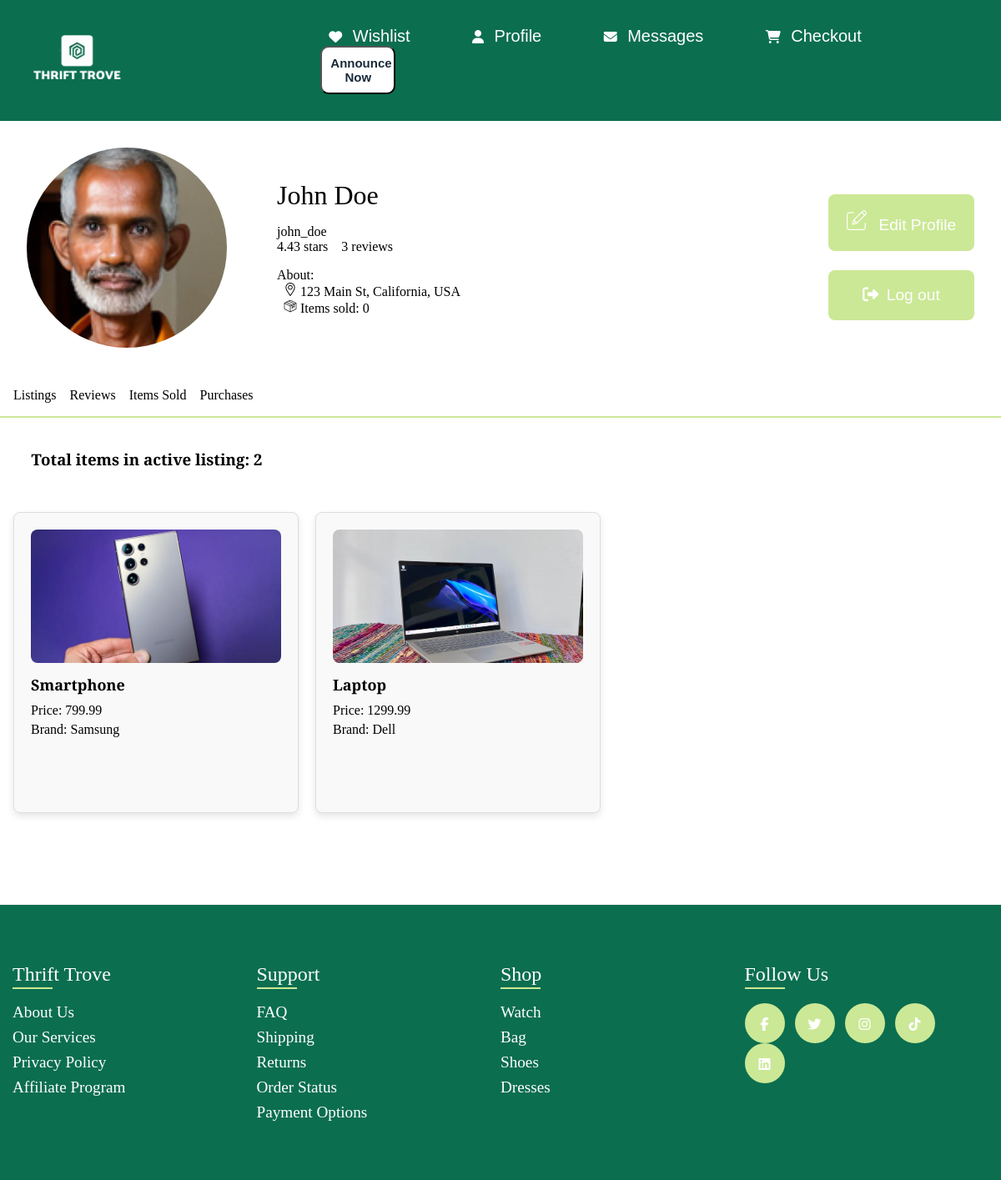
Page /pages/profile.php (signed in) on the earlier database version.
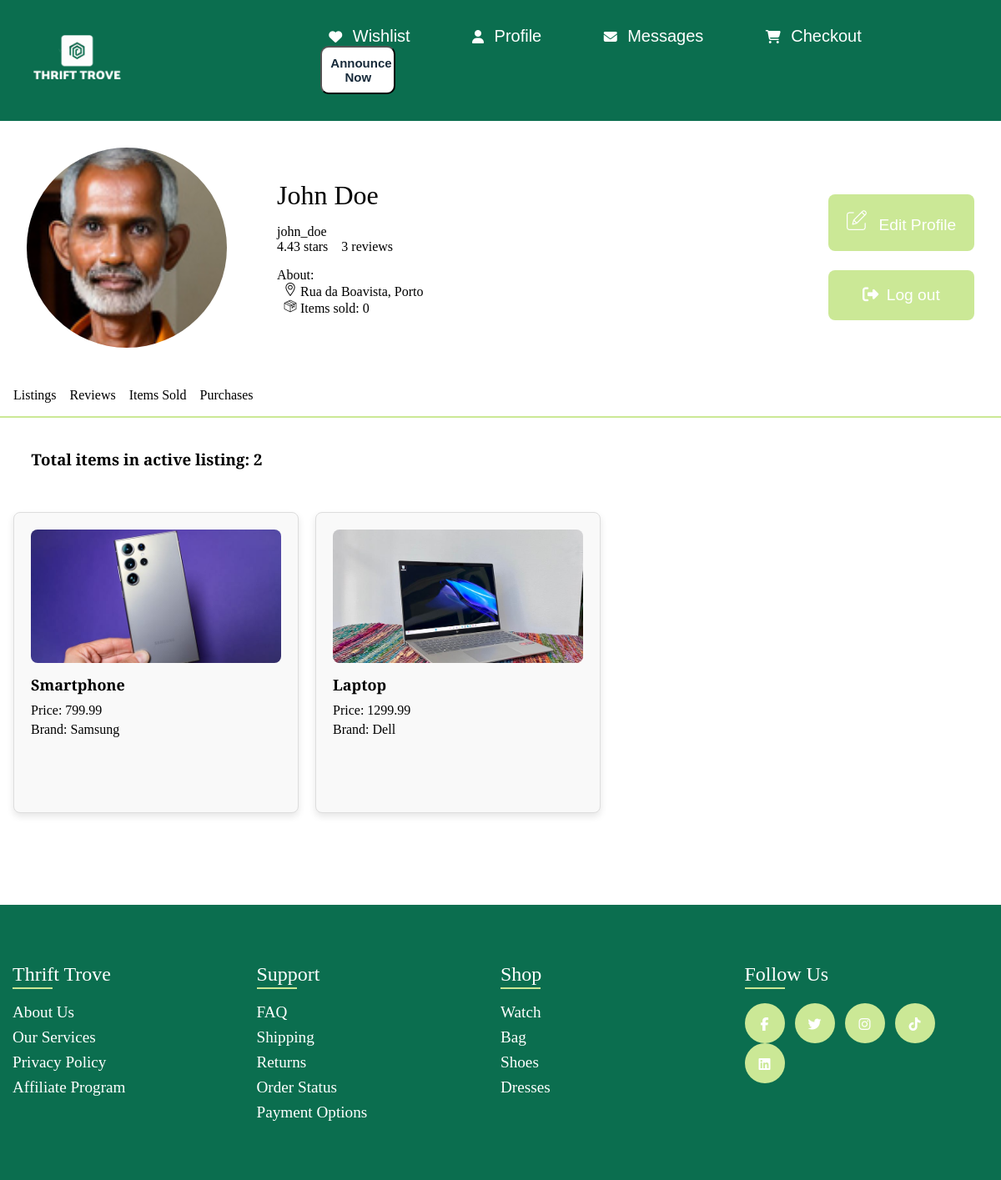
Same page on the later database version.
### tables this page shows
CREATE TABLE Users (
    Id INTEGER PRIMARY KEY AUTOINCREMENT,
    Username VARCHAR(50) UNIQUE NOT NULL,
    Email VARCHAR(100) UNIQUE NOT NULL,
    PasswordHash VARCHAR(255) NOT NULL,
    FirstName VARCHAR(50) NOT NULL,
    LastName VARCHAR(50) NOT NULL,
    AdminStatus INTEGER DEFAULT 0 NOT NULL CHECK (AdminStatus <= 2),
    Address VARCHAR(255) NOT NULL,
    PhoneNumber VARCHAR(9)
);

CREATE TABLE Items (
    Id INTEGER PRIMARY KEY AUTOINCREMENT,
    Name VARCHAR(100) NOT NULL,
    Description TEXT NOT NULL,
    Brand VARCHAR(50) NOT NULL ,
    Model VARCHAR(50),
    CategoryId INTEGER NOT NULL,
    Size VARCHAR(20) ,
    Price DECIMAL(10, 2) NOT NULL,
    ConditionId VARCHAR(20) NOT NULL,
    Available BOOLEAN NOT NULL,
    AvailableForDelivery BOOLEAN NOT NULL , 
    SubCategory VARCHAR(50),
    NumberOfImages INTEGER,
    Highlighted INTEGER DEFAULT 0 NOT NULL CHECK (Highlighted <= 1),

    UserId INTEGER NOT NULL,
    FOREIGN KEY (UserId) REFERENCES Users(Id) ON DELETE CASCADE
);

### db_handler/DB.php (called while the page is built, shortened)
<?php
require_once 'Item.php';
require_once 'Users.php';
require_once 'Reviews.php';
class Database
{
    private $conn;
    public function __construct($databasePath)
    {
        try {
            $this->conn = new PDO("sqlite:$databasePath");
            $this->conn->setAttribute(PDO::ATTR_ERRMODE, PDO::ERRMODE_EXCEPTION);
        } catch (PDOException $e) {
            echo "Connection failed: " . $e->getMessage();
        }
    }
    public function getItemByUserId($userId): array
    {
        $stmt = $this->conn->prepare("SELECT * FROM Items WHERE UserId = :userId AND Available = 1");
        $stmt->bindParam(':userId', $userId);
        $stmt->execute();
        $items = [];
        while ($row = $stmt->fetch()) {
            $items[] = new Item(
                $row['Id'],
                $row['Name'],
                $row['Description'],
                $row['Brand'],
                $row['Model'],
                $row['CategoryId'],
                $row['Size'],
                $row['Price'],
                $row['ConditionId'],
                $row['Available'],
                $row['AvailableForDelivery'],
                $row['SubCategory'],
                $row['NumberOfImages'],
                $row['Highlighted'],
                $row['UserId']
            );
        }
        return $items;
    }
    function getUserById($userId)
    {
        $stmt = $this->conn->prepare("SELECT * FROM Users WHERE Id = :userId");
        $stmt->bindParam(':userId', $userId);
        $stmt->execute();
        $user = $stmt->fetch(PDO::FETCH_ASSOC);
        if ($user) {
            return new User(
                $user['Id'],
                $user['Username'],
                $user['Email'],
                $user['PasswordHash'],
                $user['FirstName'],
                $user['LastName'],
                $user['AdminStatus'],
                $user['Address'],
                $user['PhoneNumber']
            );
        } else {
            return null;
        }
    }
    public function getReviewByReviewedUserId($userId): array
    {
        $stmt = $this->conn->prepare("
            SELECT *
            FROM
                Reviews
            JOIN
                Users ON Reviews.Author = Users.Id
            WHERE
                Reviews.UserReviewed = :userId
            ORDER BY Reviews.ReviewDate DESC;
            ");
        $stmt->bindParam(':userId', $userId);
        $stmt->execute();
        $reviews = [];
        while ($row = $stmt->fetch()) {
            $author = $this->getUserById($row['Author']);
            $review = new Review(
                $row['ReviewId'],
                $row['Rating'],
                $row['Comment'],
                $author,
                $row['UserReviewed'],
                $row['ReviewDate']
            );
            $reviews[] = $review;
        }
        return $reviews;
    }
        public function GetItemsAlreadySold($userId) : array{
            $stmt = $this->conn->prepare("SELECT * FROM Items WHERE UserId = :userId AND Available = 0");
            $stmt->bindParam(':userId', $userId);
            $stmt->execute();
            $items = [];
            return $items;
        }
    }
?>

### db_handler/Users.php (called while the page is built, shortened)
<?php
class User {
    public $Id;
    public $Username;
    public $FirstName;
    public $LastName;
    public $Address;
    public function __construct($Id, $Username, $Email, $PasswordHash, $FirstName, $LastName, $status , $Address, $PhoneNumber) {
        $this->Id = $Id;
        $this->Username = $Username;
        $this->FirstName = $FirstName;
        $this->LastName = $LastName;
        $this->Address = $Address;
    }
    public function getId(): int {
        return $this->Id;
    }
    public function getUsername(): string {
        return $this->Username;
    }
    public function getFirstName(): string {
        return $this->FirstName;
    }
    public function getLastName(): string {
        return $this->LastName;
    }
    public function getAddress(): string {
        return $this->Address;
    }
}
?>

### db_handler/Reviews.php (called while the page is built, shortened)
<?php
require_once 'Users.php';
class Review {
    public $rating;
    public function __construct($reviewId, $rating, $comment, $author, $userReviewed, $reviewDate) {
        $this->rating = $rating;
    }
    public function getRating() : float {
        return $this->rating;
    }
}
?>

### db_handler/Item.php (called while the page is built, shortened)
<?php
require_once 'Users.php';
class Item {
    public $id;
    public $name;
    public $brand;
    public $price;
    public function __construct($id, $name, $description, $brand , $model , $category, $size , $price, $condition, $available, $available_for_delivery, $subCategory ,$NumberOfImages,$highlighted, $userId) {
        $this->id = $id;
        $this->name = $name;
        $this->brand = $brand;
        $this->price = $price;
    }
    public function getId() : int {
        return $this->id;
    }
    public function getName() : string {
        return $this->name;
    }
    public function getPrice() {
        return $this->price;
    }
    public function getBrand(){
        return $this->brand;
    }
}
?>

### pages/profile.php (the view, shortened to what the rows shown need)
<!DOCTYPE html>
<html lang="en">
<head>
    <link rel="stylesheet" href="../css/profile.css">
    <link rel="stylesheet" href="https://cdnjs.cloudflare.com/ajax/libs/font-awesome/5.15.4/css/all.min.css"/>
</head>
<body>
    <?php
        include 'templates/header.php';
    ?>
    <?php
        require_once (__DIR__ . '/../db_handler/DB.php');
        $db = new Database("../database/database.db");
        $userId = $_SESSION['userId'];
        $user = $db->getUserById($userId);
        $Reviews = $db->getReviewByReviewedUserId($userId);
        $reviewsCount = count($Reviews);
        $itemsAlreadySold = $db->GetItemsAlreadySold($userId);;
        $itemsAlreadySoldCount = count($itemsAlreadySold);
        if($reviewsCount == 0){
            $average = 0;
        }else{
            $average = number_format(array_reduce($Reviews, function ($carry, $review) {return $carry + $review->getRating();}, 0) / $reviewsCount,2);
        }
        if ($user) {
            echo "<section class='profile_info'>
                <img src='../assets/users/{$user->getId()}.png' alt='{$user->getFirstName()} {$user->getLastName()}'>
                <div class='user_details'>
                    <ul>
                        <li>{$user->getFirstName()} {$user->getLastName()}</li>
                        <li>{$user->getUsername()}</li>
                        <li>{$average} stars</li>
                        <li>{$reviewsCount} reviews</li>
                    </ul>
                    <ul class= 'About'>
                        <li>About:</li>
                        <li><img src='assets/profile/location.png' alt='location icon'> {$user->getAddress()}</li>
                        <li><img src='assets/profile/product.png' alt='product icon'> Items sold: {$itemsAlreadySoldCount}</li>
                    </ul>
                </div>
            <div class='buttons'>
                <button class='edit_profile' id='edit_profile'><img src='assets/profile/editpencil.png' alt='pencil'> Edit Profile</button>
                <button class='log_out' id='log_out'><i class='fa-solid fa-right-from-bracket'></i>Log out</button>
            </div>
            </section>";
        } else {
            echo "User not found.";
        }
    ?>
     <?php
         require_once '../db_handler/DB.php';
         $db = new Database("../database/database.db");
         $Items = $db->getItemByUserId($userId);
     ?>
    <div class = "Items" id="items-section">
     <?php
     require_once '../db_handler/DB.php';
     $db = new Database("../database/database.db");
     $Items = $db->getItemByUserId($userId);
     foreach ($Items as $item) {
         $name = $item->getName();
         $price = $item->getPrice();
         $photo = "../../assets/items/{$item->getId()}-1.png";
         $brand = $item->getBrand();
         echo "<span class='item'>
                 <img src='$photo' alt='$name' >
                 <h3 >$name</h3>
                 <p>Price: $price</p>
                 <p>Brand: $brand</p>";
        echo "</span>";
    }
     ?>
    </div>
    <?php
         require_once '../db_handler/DB.php';
    ?>
     <?php
     require_once '../db_handler/DB.php';
     ?>
     <?php
         require_once '../db_handler/DB.php';
     ?>
     <?php
     require_once '../db_handler/DB.php';
     ?>
     <?php
         require_once '../db_handler/DB.php';
     ?>
     <?php
     require_once '../db_handler/DB.php';
     ?>
        <?php
            include 'templates/footer.php';
        ?>
</body>
</html>

Differences in the rows shown:
changed users "John": Address "123 Main St, California, USA" → "Rua da Boavista, Porto"
